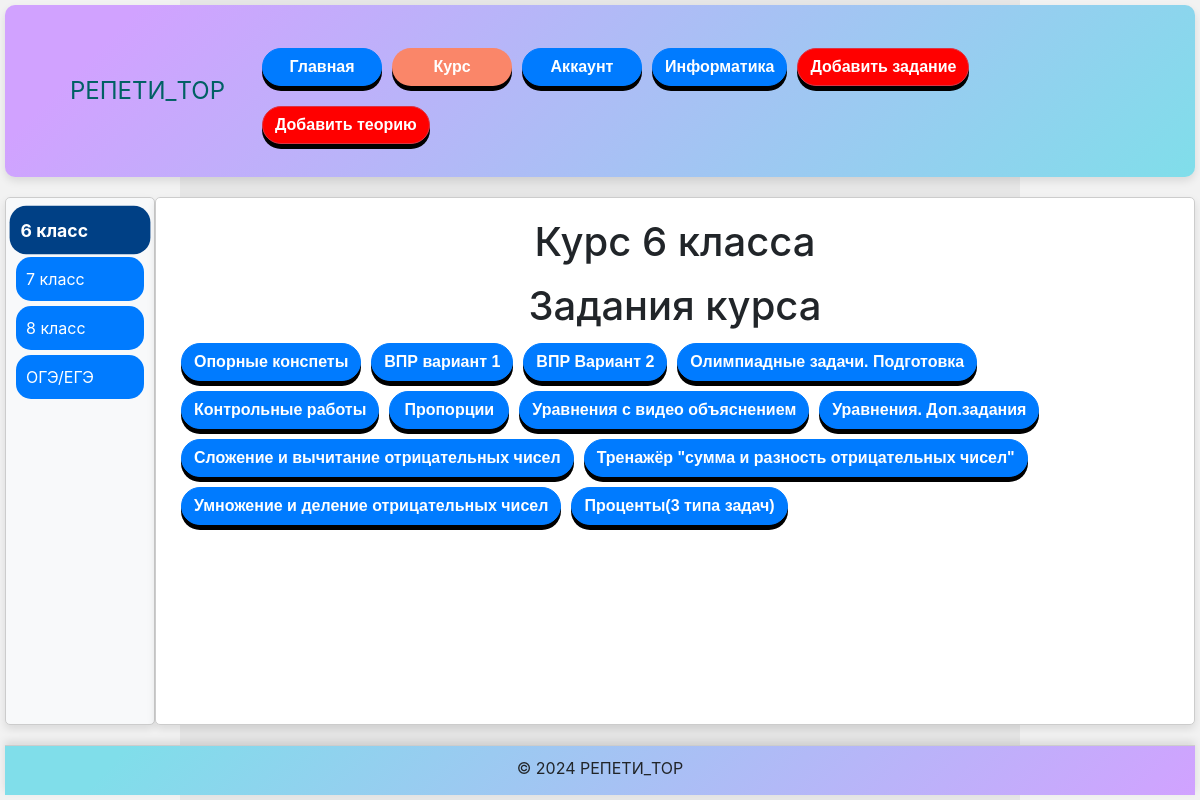
Page /tasks/ (signed in) on the committed database.
### tasks/models.py (models this page shows, shortened)
class Course(models.Model):
    title = models.CharField(max_length=200)
    required_status = models.ForeignKey(Status, on_delete=models.CASCADE, related_name='courses', null=True, blank=True)
    grade = models.CharField(max_length=10, default='6class')

### tasks/views.py (the view)
# urls.py: path('', views.course_list, name='course_list'),
@login_required
def course_list(request):
    courses = Course.objects.all()
    explains = Explain.objects.all()
    user_statuses = request.user.profile.statuses.all()
    course_access = {course: course.required_status in user_statuses for course in courses}
    has_advanced_access = user_statuses.filter(name='advanced').exists()
    has_premium_access = user_statuses.filter(name='premium').exists()
    has_gold_access = user_statuses.filter(name='gold').exists()
    has_platinum_access = user_statuses.filter(name='platinum').exists()
    course_tasks = {
        1: Task.objects.filter(course_id=1),
        2: Task.objects.filter(course_id=2),
        3: Task.objects.filter(course_id=3),
        4: Task.objects.filter(course_id=4),
    }
    return render(request, 'tasks/course_list.html', {
        'courses': courses,
        'explains': explains,
        'course_access': course_access,
        'has_advanced_access': has_advanced_access,
        'has_premium_access': has_premium_access,
        'has_gold_access': has_gold_access,
        'has_platinum_access': has_platinum_access,
        'course_tasks': course_tasks,
    })

### tasks/templates/tasks/course_list.html (shortened to what this page needs)
{% load static %}
<!DOCTYPE html>
<html lang="en">
<head>
    <link rel="stylesheet" href="https://maxcdn.bootstrapcdn.com/bootstrap/4.5.2/css/bootstrap.min.css">
    <link rel="stylesheet" type="text/css" href="{% static 'styles.css' %}">
</head>
<body>
    <div class="flex-container">
        <header class="animated-header">
            <div class="container flex-header">
                <div class="logo">
                    <a class="navbar-brand">РЕПЕТИ_TOP</a>
                </div>
                <nav class="navbar navbar-expand-md">
                    <div class="collapse navbar-collapse" id="navbarNav">
                        <ul class="navbar-nav ml-auto">
                            <li class="nav-item"><a href="{% url 'home' %}" class="btn btn-primary">Главная</a></li>
                            {% if user.is_authenticated %}
                            <li class="nav-item"><a href="{% url 'course_list' %}" class="btn btn-course">Курс</a></li>
                            <li class="nav-item"><a href="{% url 'account' %}" class="btn btn-primary">Аккаунт</a></li>
                            <li class="nav-item"><a href="{% url 'computer_science_tasks' %}" class="btn btn-primary">Информатика</a></li>
                            {% else %}
                            <li class="nav-item"><a href="{% url 'login' %}" class="btn btn-primary">Вход</a></li>
                            <li class="nav-item"><a href="{% url 'register' %}" class="btn btn-primary">Регистрация</a></li>
                            {% endif %}
                            {% if user.is_superuser %}
                            <li class="nav-item"><a href="{% url 'add_task' %}" class="btn btn-danger">Добавить задание</a></li>
                            <li class="nav-item"><a href="{% url 'add_explanation' %}" class="btn btn-danger">Добавить теорию</a></li>
                            {% endif %}
                        </ul>
                    </div>
                </nav>
            </div>
        </header>
        <div class="flex-content">
            <aside class="sidebar">
                <div class="button-panel">
                    <button class="tab-button active" data-target="6class">6 класс</button>
                    <button class="tab-button" data-target="7class">7 класс</button>
                    <button class="tab-button" data-target="8class">8 класс</button>
                    <button class="tab-button" data-target="oge-ege">ОГЭ/ЕГЭ</button>
                </div>
            </aside>
            <main class="main-content">
                <div id="6class" class="tab-content">
                    {% if has_platinum_access %}
                        <h1 style="text-align: center;">Курс 6 класса</h1>
                        <h1 style="text-align: center;">Задания курса</h1>
                        <div class="tasks">
                            {% for course in courses %}
                                {% if course.grade == '6class' %}
                                    <li><a href="{% url 'task_detail' course.id %}" class="btn btn-primary">{{ course.title }}</a></li>
                                {% endif %}
                            {% endfor %}
                        </div>
                        {% endif %}
                </div>
            </main>
        </div>
        <footer class="animated-footer">
            &copy; 2024 РЕПЕТИ_TOP
        </footer>
    </div>
</body>
</html>

### static/styles.css (style rules this page uses)
html, body { height: 100%; margin: 0; }
button { min-width: 120px; border-radius: 15px; min-height: 40px; background-color: aqua; align-content: center; }
.logo { display: flex; justify-content: center; }
.flex-header { display: flex; justify-content: space-between; width: 100%; height: 100%; }
.animated-header { background-color: #d1a2ff; background-image: linear-gradient(135deg, #d1a2ff 10%, #80DEEA 100%); border-radius: 10px; width: 100%; min-height: 80px; margin-bottom: 20px; padding: 20px; box-shadow: 0 4px 8px rgba(0, 0, 0, 0.1); transition: background-color 0.3s ease-in-out; }
.navbar-brand { padding-left: 25px; text-align: center; min-height: 50px; min-width: 100px; align-content: center; color: #006064; font-size: 24px; }
.flex-container { display: flex; flex-direction: column; min-height: 100vh; align-items: center; padding: 5px; }
footer.animated-footer { text-align: center; min-height: 50px; width: 100%; background-color: #d1a2ff; background-image: linear-gradient(135deg, #80DEEA 10%, #d1a2ff 100%); border-top: 1px solid #ccc; padding: 10px 0; box-shadow: 0 -4px 8px rgba(0, 0, 0, 0.1); transition: background-color 0.3s ease-in-out; margin-top: auto; }
ul { display: flex; flex-direction: row; flex-wrap: wrap; }
li { list-style: none; }
.btn-primary, .btn-danger, .btn-course { min-width: 120px; transition: all 0.3s cubic-bezier(.215,.61,.355,1); margin: 5px; color: white; display: flex; justify-content: center; align-items: center; box-shadow: 0 5px #000; border-radius: 50px; font-family: 'Poppins', sans-serif; font-weight: bold; }
.btn-primary { background-color: #007bff; }
.btn-danger { background-color: red; }
.btn-course { background-color: #fa8669; }
.flex-content { display: flex; flex: 1; width: 100%; max-width: 1200px; }
.sidebar { max-width: 150px; padding: 10px; background-color: #f8f9fa; border-right: 1px solid #ccc; box-shadow: 0 4px 8px rgba(0, 0, 0, 0.1); }
.main-content { flex: 1; padding: 20px; background-color: #ffffff; border-radius: 5px; box-shadow: 0 4px 8px rgba(0, 0, 0, 0.1); }
.tab-button { width: 100%; padding: 10px; background-color: #007bff; color: white; border: none; cursor: pointer; text-align: left; transition: background-color 0.3s ease, transform 0.3s ease; margin-bottom: 5px; }
.tab-button.active { background-color: #004085; font-weight: bold; transform: scale(1.1); }
.tab-content { display: none; }
.navbar-collapse { transition: height 0.3s ease; overflow: hidden; }
.navbar-nav { flex-direction: column; text-align: center; }
.navbar-nav .nav-item { margin-top: 10px; }
aside { flex: 1; width: 100%; max-width: 1200px; padding: 20px; background-color: #ffffff; border: 1px solid #ccc; border-radius: 5px; box-shadow: 0 0 10px rgba(0, 0, 0, 0.1); margin-bottom: 20px; }
.tasks { display: flex; flex-direction: row; flex-wrap: wrap; }
main { flex: 1; width: 100%; max-width: 1200px; padding: 20px; background-color: #ffffff; border: 1px solid #ccc; border-radius: 5px; box-shadow: 0 0 10px rgba(0, 0, 0, 0.1); margin-bottom: 20px; }
@media (min-width:1024px) { li { text-align: left; } }

### rows in the picture
Course: title "Опорные конспеты"
Course: title "ВПР вариант 1"
Course: title "ВПР Вариант 2"
Course: title "Олимпиадные задачи. Подготовка"
Course: title "Контрольные работы"
Course: title "Пропорции"
Course: title "Уравнения с видео объяснением"
Course: title "Уравнения. Доп.задания"
Course: title "Сложение и вычитание отрицательных чисел"
Course: title "Тренажёр \"сумма и разность отрицательных чисел\""
Course: title "Умножение и деление отрицательных чисел"
Course: title "Проценты(3 типа задач)"
